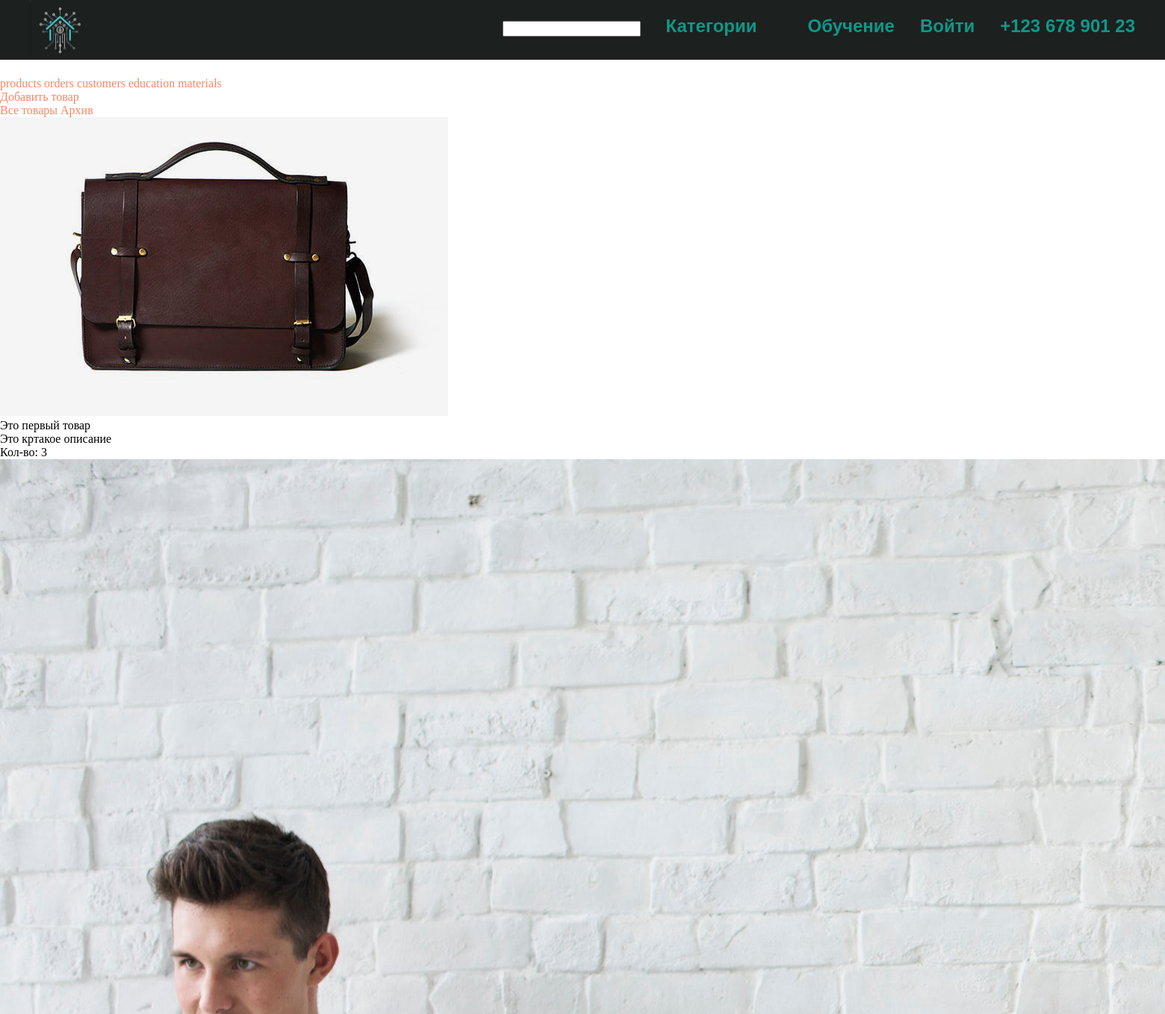
/products/ (upper part), run on an earlier commit of the app's database.
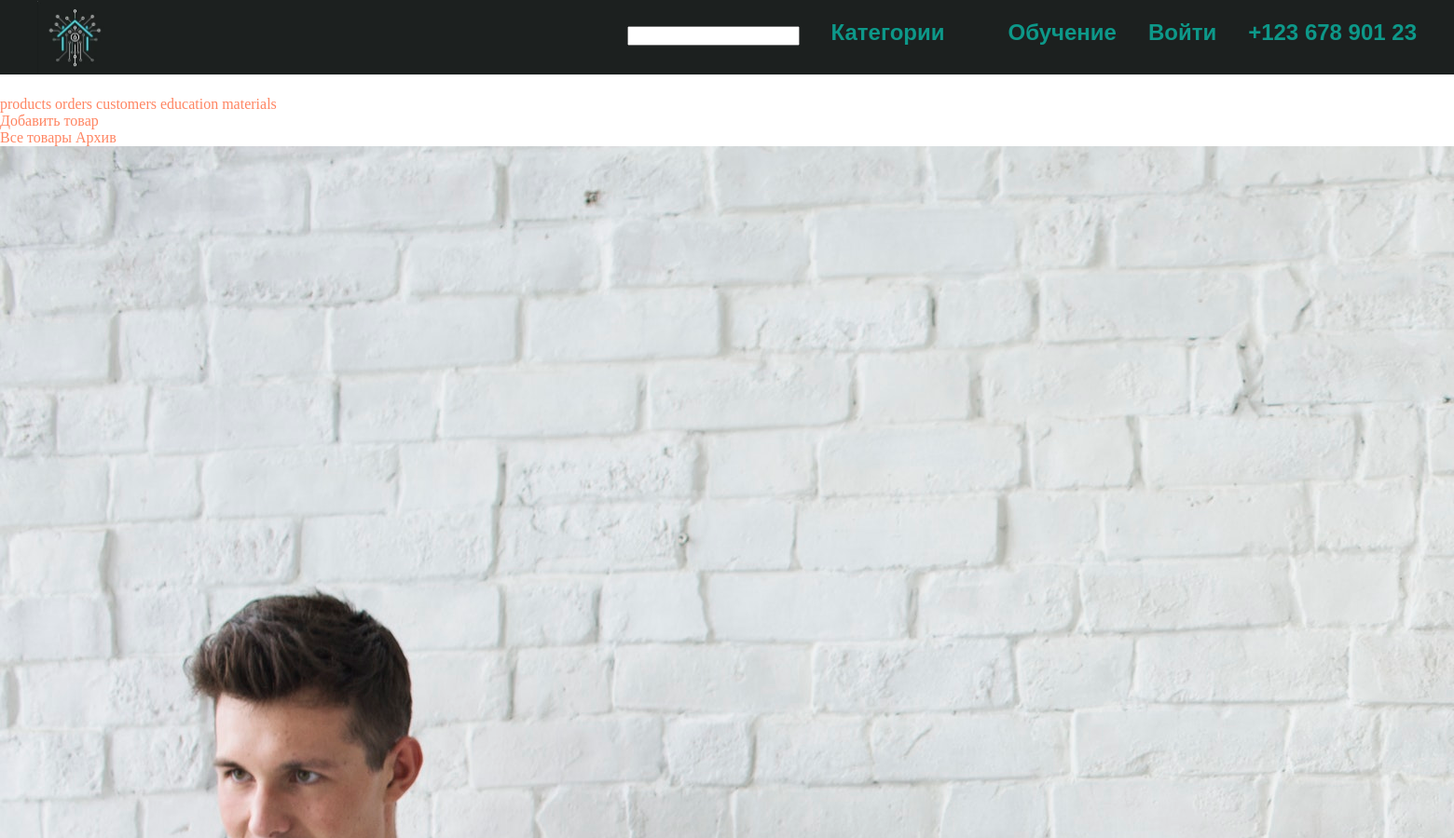
And on a later commit of the database.
### shop/models.py (models this page shows, shortened)
class Product(models.Model):
    name = models.CharField(
        max_length=200, unique=True, verbose_name='Наменование продукта'
        )
    slug = models.SlugField(
        max_length=200, unique=True, blank=True, null=True, verbose_name='URL'
        )
    image = models.ImageField(
        upload_to='products/%Y/%m/%d', blank=True, verbose_name='Изображение'
        )
    description = models.CharField(
        max_length=250, blank=True, null=True, verbose_name='Описание'
        )
    price = models.DecimalField(
        default=0.00, max_digits=10, decimal_places=2, verbose_name='Цена'
        )
    quantity = models.PositiveSmallIntegerField(
        default=0, verbose_name="Остаток"
        )
    attributes = models.TextField(
        max_length=1000, blank=True, null=True, verbose_name='Характеристики'
        )
    status = models.CharField(max_length=255, choices=STATUS, default='open')

### shop/views/alex.py (the view)
# urls.py: path('products/',views.products, name='products'),
def products(request):
    filter = request.GET.get('filter')
    products=Product.objects.filter(status='open' if not filter else 'archived')
    products = products.filter(status ='archived') if filter else products
    return render(request,'products.html',{'products': products,'filter':filter})

### shop/templatetags/index.py (called while the page is built)
@register.filter
def split_url(addr, i):
    return addr.split(i)

### cms/templates/products.html (shortened to what this page needs)
{% extends 'layout.html' %}
{% block content_cms %}
<div class="section">
    <div class="is-flex is-justify-content-space-between">
        <a href="{% url 'cms:add_product' %}" class="button is-medium is-warning">
        Добавить товар
    </a>
         <div class="buttons">
            <a href ="{% url 'cms:products' %}" class="button {% if not filter %} is-success {% endif %}"> Все товары</a>
            <a href ="{% url 'cms:products' %}?filter=archived" class="button {% if filter %} is-success {% endif %}">Архив</a>
        </div>
    </div>
    {% if not products %}
    <div class="section is-large ">
        <div class="container">
            <div class="columns is-centered is-vcentered">
                <div class="column is-5 has-text-centered">
                    <div class="title">
                        Пока нет товаров
                    </div>
                </div>
            </div>
        </div>
    </div>
    {% else %}
    <div class="box mt-6">
        {% for product in products %}
        <div class="block">
            <div class="columns is-vcentered">
                <div class="column is-1">
                    <img src="{{product.image.url}}" alt="">
                </div>
                <div class="column is-3">
                    <div class="title is-4">
                        {{product.name}}
                    </div>
                    <div class="subtitle is-6">
                        {{product.description}}
                    </div>
                </div>
                <div class="column is-2">
                    <div class="title is-5">
                        Кол-во:
                        {{product.quantity}}
                    </div>
                </div>
            </div>
        </div>
        {% endfor %}
    </div>
    {% endif %}
</div>
{% endblock %}

What changed in the data, as far as the page shows it:
no longer on this page (row edited): Product: image (picture), name "Это первый товар", description "Это кртакое описание", quantity "3"
